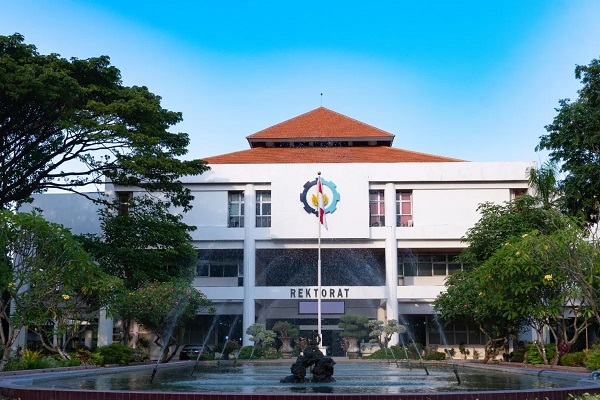
#> input picture Modul 1/itsSurabaya2.jpg, 600 x 400 px
$ python '04MenampilkanKombinasiWarna (1).py'
#> lines starting #> are read from the running program, lines starting #| are printed output that depends on the picture
import cv2
import copy

# Membaca File Citra
imageBGR = cv2.imread("itsSurabaya2.jpg")
#> imageBGR is the input picture: shape (400, 600, 3); mean B, G, R 136.8, 124, 90.4
#Menampilkan Warna Merah
image = copy.deepcopy(imageBGR)
image[:,:,0]=0
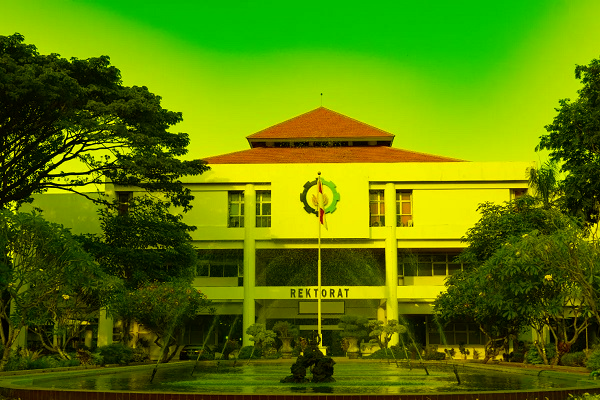
#> image: shape (400, 600, 3); mean B, G, R 0, 124, 90.4
image[:,:,1]=0
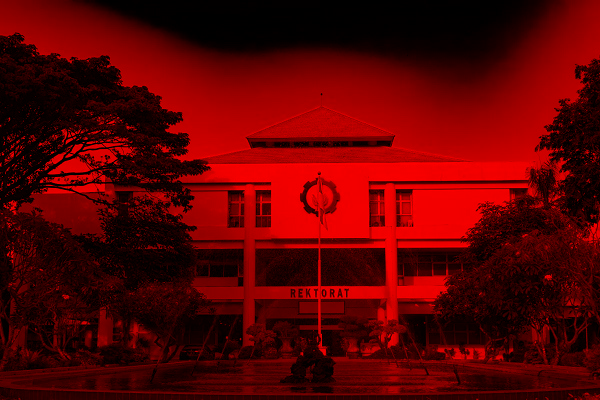
#> image: shape (400, 600, 3); mean B, G, R 0, 0, 90.4
cv2.imshow("Image Merah", image)
#Menampilkan Warna Hijau
image = copy.deepcopy(imageBGR)
image[:,:,0]=0
image[:,:,2]=0
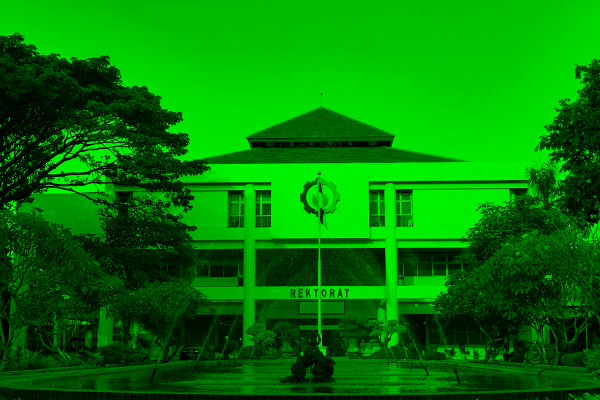
#> image: shape (400, 600, 3); mean B, G, R 0, 124, 0
cv2.imshow("Image Hijau", image)
#Menampilkan Warna Biru
image = copy.deepcopy(imageBGR)
image[:,:,1]=0
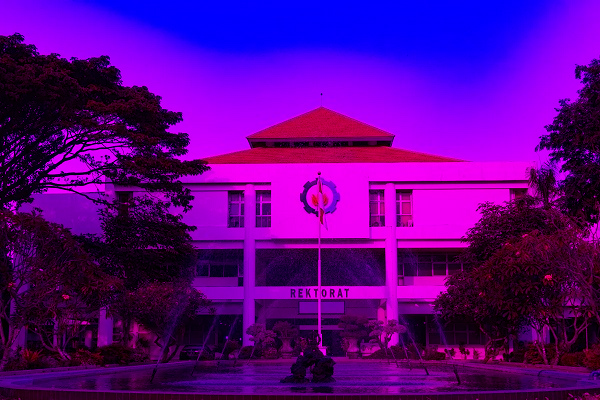
#> image: shape (400, 600, 3); mean B, G, R 136.8, 0, 90.4
image[:,:,2]=0
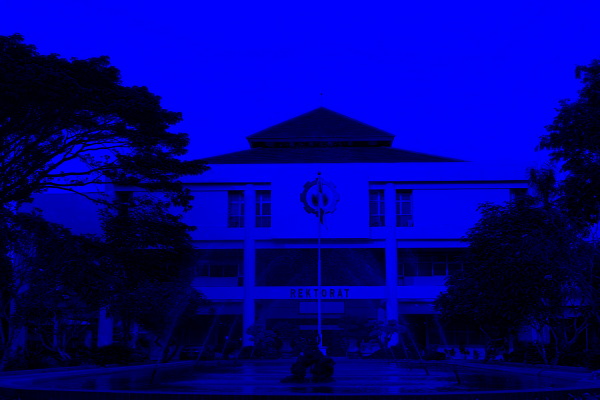
#> image: shape (400, 600, 3); mean B, G, R 136.8, 0, 0
# Menampilkan Citra
cv2.imshow("Image Biru", image)

#Menampilkan Kombinasi Merah Hijau
image = copy.deepcopy(imageBGR)
image[:,:,2]=0
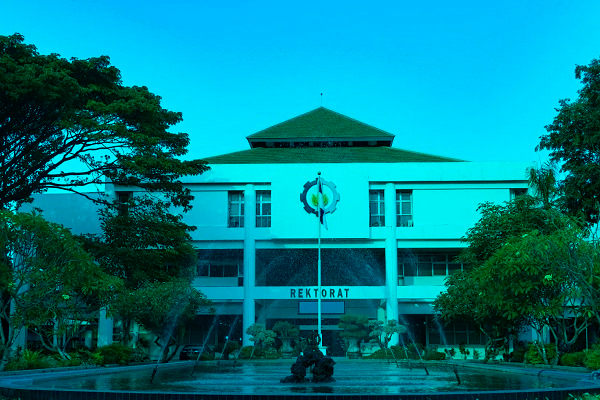
#> image: shape (400, 600, 3); mean B, G, R 136.8, 124, 0
cv2.imshow("Image Kombinasi Merah Hijau", image)
#Menampilkan Kombinasi Merah Biru
image = copy.deepcopy(imageBGR)
image[:,:,1]=0
cv2.imshow("Image Kombinasi Merah Biru", image)
#Menampilkan Kombinasi Hijau Biru
image = copy.deepcopy(imageBGR)
image[:,:,0]=0
cv2.imshow("Image Kombinasi Hijau  Biru", image)
#Menampilkan Kombinasi Merah Hijau Biru
image = copy.deepcopy(imageBGR)
cv2.imshow("Image Kombinasi Merah Hijau  Biru", image)

# Menunggu sampai tombol di tekan
cv2.waitKey(0)

# Menutup semua window
cv2.destroyAllWindows()
